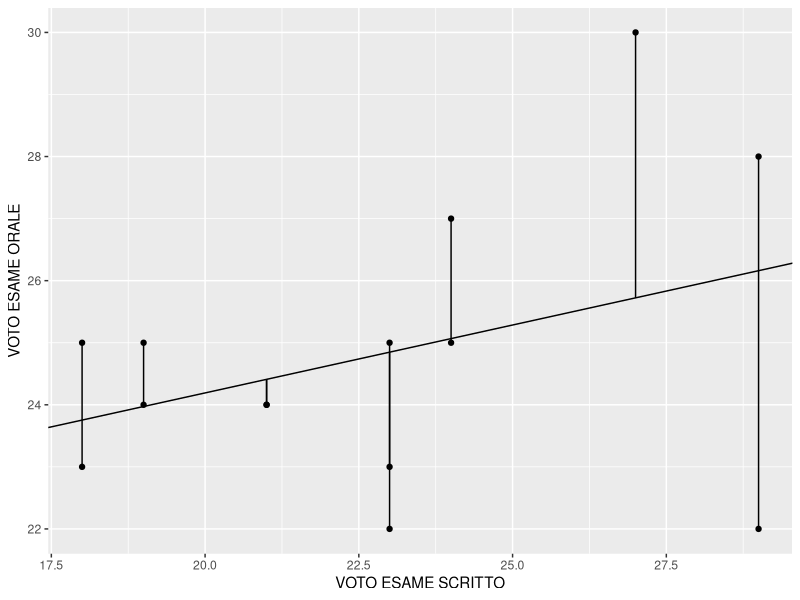

Here is the R script that generated this plot:
## ---- chunk 1
library("dplyr")
library("ggplot2")
## ---- chunk 2
(Tabella = data.frame(
  X = c(29,29,27,24,24,23,23,23,21,21,19,19,18,18),
  Y = c(22,28,30,25,27,23,22,25,24,24,25,24,25,23)
))
## ---- chunk 3

(TabellaY = Tabella %>% group_by(Y) %>% summarise(fi = n()))
(TabellaY = cbind(TabellaY,Fi=cumsum(TabellaY$fi)))

(TabellaY = TabellaY %>% mutate(pi=fi/sum(fi)))

(TabellaY = cbind(TabellaY,Pi=cumsum(TabellaY$pi)))


## ---- chunk 4
(Y_Media = mean(Tabella$Y))
sum(TabellaY$Y*TabellaY$pi)
## ---- chunk 5
# valori grezzi
(Y_Varianza = mean((Tabella$Y - Y_Media)**2))
(Y_sigma = Y_Varianza**0.5)
# valori con frequenze relative
sum(((TabellaY$Y-Y_Media)**2)*TabellaY$pi)
## ---- chunk 6

(TabellaX = Tabella %>% group_by(X) %>% summarise(fi = n()))
(TabellaX = cbind(TabellaX,Fi=cumsum(TabellaX$fi)))

(TabellaX = TabellaX %>% mutate(pi=fi/sum(fi)))

(TabellaX = cbind(TabellaX,Pi=cumsum(TabellaX$pi)))


## ---- chunk 7
(X_Media = mean(Tabella$X))
sum(TabellaX$X*TabellaX$pi)
## ---- chunk 8
# valori grezzi
(X_Varianza = mean((Tabella$X - X_Media)**2))
(X_sigma = X_Varianza**0.5)
# valori con frequenze relative
sum(((TabellaX$X-X_Media)**2)*TabellaX$pi)
## ---- chunk 9
(XY_Covarianza = mean(Tabella$X*Tabella$Y) - Y_Media*X_Media)
## ---- chunk 10

(rhoXY = XY_Covarianza/( Y_sigma*X_sigma))


## ---- chunk 11
(beta = XY_Covarianza / X_Varianza)
(beta = rhoXY*Y_sigma/X_sigma)
(alfa = Y_Media - beta*X_Media)
## ---- chunk 12
(Ystimata = beta*Tabella$X + alfa)
(Ys_Varianza = mean(Ystimata**2) - mean(Ystimata)**2)
(ErroriStimati = Tabella$Y - Ystimata)
(Es_Varianza = mean(ErroriStimati**2) - mean(ErroriStimati)**2)
## ---- chunk 13
ggplot(Tabella,aes(x=X,y=Y)) + geom_point()  + geom_abline(aes(intercept=alfa,slope=beta) ) +geom_segment(aes(yend=Ystimata,xend=X))  + labs(x="VOTO ESAME SCRITTO", y="VOTO ESAME ORALE")
## ---- chunk 14
(Rquadro = Ys_Varianza / Y_Varianza)
1-(Es_Varianza/Y_Varianza)
